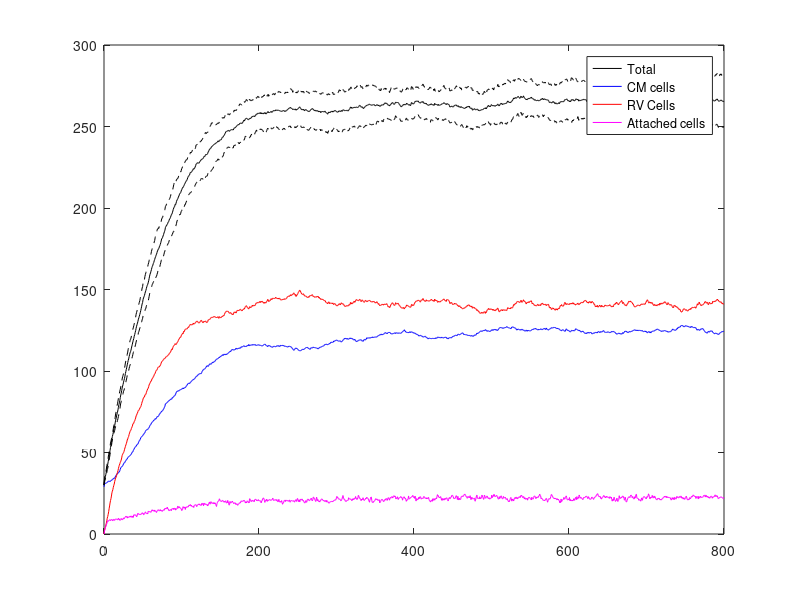

Here is the MATLAB script that generated this plot: (Note: this script raises an error after producing the figure.)
function AttRep_RadForce2_Plots

clear all;
close all;
load('PlotData/MAT/AttRep_RadForce2.mat')

plot(SimTime, TotalCells, 'k',...
    SimTime, TransitCells, 'b',...
    SimTime, RVCells, 'r',...
    SimTime, AttachedCells, 'm',...
    SimTime, TotalCells + TotalCellsStd, 'k--', ...
    SimTime, TotalCells - TotalCellsStd, 'k--');
p = legend('Total', 'CM cells', 'RV Cells', 'Attached cells','Location','Best');
p.Position(1:2) = [0.5755 0.5715];
title(['Average number of cells']);
xlabel('Simulation time (h)'); ylabel('No. of cells');
SaveAsPngEpsAndFig(-1,'Figures/AttRep_RadForce2_Plots/RadForce2_PopulationTimeseries',14, 7/5, 16);


disp([' Time of onset : ' num2str(onsettime)]);
disp([' Total in steady state : ' num2str(totalcount)]);
disp([' Proportion of CM cells : ' num2str(proportion)]);
disp([' Slope of histogram (total cells) : ' num2str(slope_total)]);
disp([' Slope of histogram (CM cells) : ' num2str(slope_prolif)]);
disp([' Cap height : ' num2str(capheight_RF2)]);


steadystateshape(['PlotData/' data_path], 0, 1);
SaveAsPngEpsAndFig(-1,'Figures/AttRep_RadForce2_Plots/RadForce2_HistogramTotal', 14, 7/5, 16);

steadystateshape(['PlotData/' data_path], 1, 1);
axis([0 20 0 0.08]);
SaveAsPngEpsAndFig(-1,'Figures/AttRep_RadForce2_Plots/RadForce2_HistogramProlif', 14, 7/5, 16);



end

